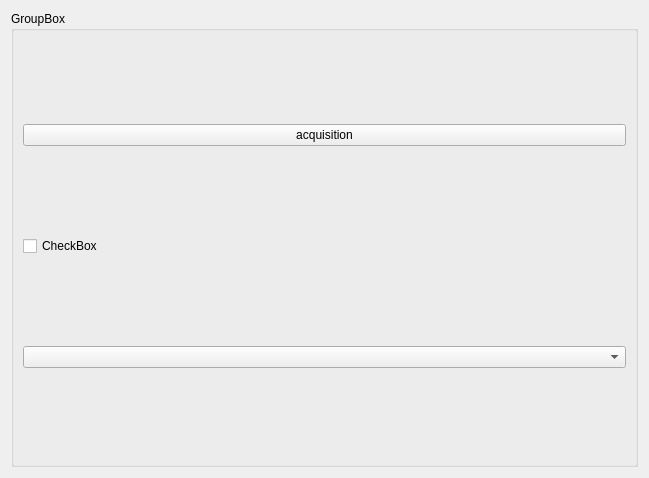
<?xml version="1.0" encoding="UTF-8"?>
<ui version="4.0">
 <class>Form</class>
 <widget class="QWidget" name="Form">
  <property name="geometry">
   <rect>
    <x>0</x>
    <y>0</y>
    <width>649</width>
    <height>478</height>
   </rect>
  </property>
  <property name="windowTitle">
   <string>Form</string>
  </property>
  <layout class="QGridLayout" name="gridLayout">
   <item row="0" column="1">
    <widget class="QGroupBox" name="groupBox">
     <property name="cursor">
      <cursorShape>OpenHandCursor</cursorShape>
     </property>
     <property name="title">
      <string>GroupBox</string>
     </property>
     <layout class="QVBoxLayout" name="verticalLayout">
      <item>
       <widget class="QPushButton" name="pub_acquisition">
        <property name="text">
         <string>acquisition</string>
        </property>
       </widget>
      </item>
      <item>
       <widget class="QCheckBox" name="checkBox">
        <property name="text">
         <string>CheckBox</string>
        </property>
       </widget>
      </item>
      <item>
       <widget class="QComboBox" name="comboBox"/>
      </item>
     </layout>
    </widget>
   </item>
  </layout>
 </widget>
 <resources/>
 <connections/>
</ui>
